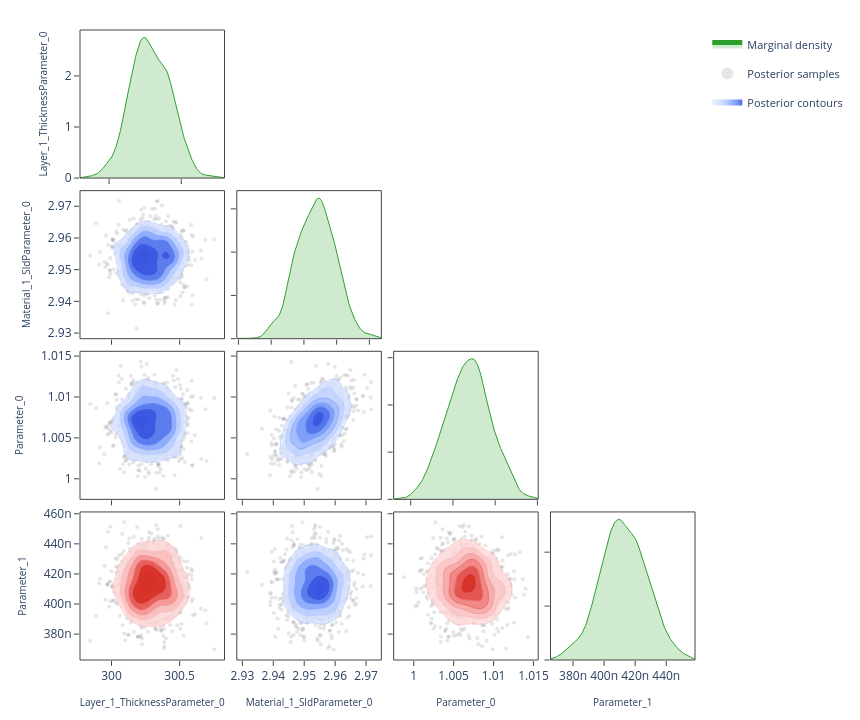

The cell this chart's notebook holds for it:
### Code cell
# ---- Corner plot ------------------------------------------------------------
# Pairwise correlations: marginal density on the diagonal, scatter samples
# and 2-D contours on the lower triangle.  Mirrors the "Corner Plot" sub-tab.

fig = plot_corner(posterior.draws, posterior.param_names)
fig.show()

### Figure 1 — Plotly figure (JSON) as saved in the notebook; plotly's stock layout.template omitted (floating-point values rounded to 4 significant figures; data arrays with more than 128 entries replaced by an {"elided": "..."} marker saying what was removed)
{"data": [{"fill": "tozeroy", "fillcolor": "rgba(44, 160, 44, 0.22)", "hoverinfo": "skip", "legendgroup": "marginal", "line": {"color": "rgb(44, 160, 44)", "width": 1}, "mode": "lines", "name": "Marginal density", "showlegend": true, "type": "scatter", "x": {"elided": "256 float values"}, "xaxis": "x", "y": {"elided": "256 float values"}, "yaxis": "y"}, {"hoverinfo": "skip", "legendgroup": "scatter", "marker": {"color": "rgba(140, 140, 140, 0.22)", "size": 4}, "mode": "markers", "name": "Posterior samples", "showlegend": true, "type": "scatter", "x": {"elided": "880 float values"}, "xaxis": "x5", "y": {"elided": "880 float values"}, "yaxis": "y5", "zorder": 0}, {"colorscale": [[0.0, "rgba(224, 233, 255, 0.62)"], [0.35, "rgba(183, 203, 255, 0.70)"], [0.6, "rgba(138, 169, 252, 0.78)"], [0.82, "rgba(96, 131, 242, 0.84)"], [1.0, "rgba(58, 86, 224, 0.90)"]], "connectgaps": false, "contours": {"coloring": "fill", "end": 152.2, "showlabels": false, "showlines": false, "size": 24.03, "start": 32.04}, "hoverinfo": "skip", "legendgroup": "contour", "name": "Posterior contours", "showlegend": true, "showscale": false, "type": "contour", "x": [299.8, 299.8, 299.8, 299.8, 299.8, 299.9, 299.9, 299.9, 299.9, 299.9, 299.9, 299.9, 300.0, 300.0, 300.0, 300.0, 300.0, 300.0, 300.0, 300.0, 300.1, 300.1, 300.1, 300.1, 300.1, 300.1, 300.1, 300.1, 300.2, 300.2, 300.2, 300.2, 300.2, 300.2, 300.2, 300.2, 300.3, 300.3, 300.3, 300.3, 300.3, 300.3, 300.3, 300.3, 300.4, 300.4, 300.4, 300.4, 300.4, 300.4, 300.4, 300.4, 300.5, 300.5, 300.5, 300.5, 300.5, 300.5, 300.5, 300.5, 300.6, 300.6, 300.6, 300.6, 300.6, 300.6, 300.6, 300.6, 300.7, 300.7, 300.7, 300.7, 300.7, 300.7, 300.7, 300.7, 300.8, 300.8, 300.8, 300.8], "xaxis": "x5", "y": [2.93, 2.93, 2.931, 2.931, 2.932, 2.932, 2.933, 2.933, 2.934, 2.935, 2.935, 2.936, 2.936, 2.937, 2.937, 2.938, 2.938, 2.939, 2.94, 2.94, 2.941, 2.941, 2.942, 2.942, 2.943, 2.943, 2.944, 2.945, 2.945, 2.946, 2.946, 2.947, 2.947, 2.948, 2.949, 2.949, 2.95, 2.95, 2.951, 2.951, 2.952, 2.952, 2.953, 2.954, 2.954, 2.955, 2.955, 2.956, 2.956, 2.957, 2.957, 2.958, 2.959, 2.959, 2.96, 2.96, 2.961, 2.961, 2.962, 2.962, 2.963, 2.964, 2.964, 2.965, 2.965, 2.966, 2.966, 2.967, 2.968, 2.968, 2.969, 2.969, 2.97, 2.97, 2.971, 2.971, 2.972, 2.973, 2.973, 2.974], "yaxis": "y5", "z": {"elided": "80x80 float values"}, "zmax": 152.2, "zmin": 32.04, "zorder": 1}, {"colorscale": [[0.0, "rgba(183, 203, 255, 0.94)"], [0.35, "rgba(183, 203, 255, 0.94)"], [0.35, "rgba(138, 169, 252, 0.95)"], [0.6, "rgba(138, 169, 252, 0.95)"], [0.6, "rgba(96, 131, 242, 0.96)"], [0.82, "rgba(96, 131, 242, 0.96)"], [0.82, "rgba(58, 86, 224, 0.98)"], [1.0, "rgba(58, 86, 224, 0.98)"]], "contours": {"coloring": "lines", "end": 152.2, "showlabels": false, "size": 24.03, "start": 32.04}, "hoverinfo": "skip", "legendgroup": "contour", "line": {"width": 0.9}, "showlegend": false, "showscale": false, "type": "contour", "x": [299.8, 299.8, 299.8, 299.8, 299.8, 299.9, 299.9, 299.9, 299.9, 299.9, 299.9, 299.9, 300.0, 300.0, 300.0, 300.0, 300.0, 300.0, 300.0, 300.0, 300.1, 300.1, 300.1, 300.1, 300.1, 300.1, 300.1, 300.1, 300.2, 300.2, 300.2, 300.2, 300.2, 300.2, 300.2, 300.2, 300.3, 300.3, 300.3, 300.3, 300.3, 300.3, 300.3, 300.3, 300.4, 300.4, 300.4, 300.4, 300.4, 300.4, 300.4, 300.4, 300.5, 300.5, 300.5, 300.5, 300.5, 300.5, 300.5, 300.5, 300.6, 300.6, 300.6, 300.6, 300.6, 300.6, 300.6, 300.6, 300.7, 300.7, 300.7, 300.7, 300.7, 300.7, 300.7, 300.7, 300.8, 300.8, 300.8, 300.8], "xaxis": "x5", "y": [2.93, 2.93, 2.931, 2.931, 2.932, 2.932, 2.933, 2.933, 2.934, 2.935, 2.935, 2.936, 2.936, 2.937, 2.937, 2.938, 2.938, 2.939, 2.94, 2.94, 2.941, 2.941, 2.942, 2.942, 2.943, 2.943, 2.944, 2.945, 2.945, 2.946, 2.946, 2.947, 2.947, 2.948, 2.949, 2.949, 2.95, 2.95, 2.951, 2.951, 2.952, 2.952, 2.953, 2.954, 2.954, 2.955, 2.955, 2.956, 2.956, 2.957, 2.957, 2.958, 2.959, 2.959, 2.96, 2.96, 2.961, 2.961, 2.962, 2.962, 2.963, 2.964, 2.964, 2.965, 2.965, 2.966, 2.966, 2.967, 2.968, 2.968, 2.969, 2.969, 2.97, 2.97, 2.971, 2.971, 2.972, 2.973, 2.973, 2.974], "yaxis": "y5", "z": {"elided": "80x80 float values"}, "zmax": 152.2, "zmin": 32.04, "zorder": 2}, {"fill": "tozeroy", "fillcolor": "rgba(44, 160, 44, 0.22)", "hoverinfo": "skip", "legendgroup": "marginal", "line": {"color": "rgb(44, 160, 44)", "width": 1}, "mode": "lines", "name": "Marginal density", "showlegend": false, "type": "scatter", "x": {"elided": "256 float values"}, "xaxis": "x6", "y": {"elided": "256 float values"}, "yaxis": "y6"}, {"hoverinfo": "skip", "legendgroup": "scatter", "marker": {"color": "rgba(140, 140, 140, 0.22)", "size": 4}, "mode": "markers", "name": "Posterior samples", "showlegend": false, "type": "scatter", "x": {"elided": "880 float values"}, "xaxis": "x9", "y": {"elided": "880 float values"}, "yaxis": "y9", "zorder": 0}, {"colorscale": [[0.0, "rgba(224, 233, 255, 0.62)"], [0.35, "rgba(183, 203, 255, 0.70)"], [0.6, "rgba(138, 169, 252, 0.78)"], [0.82, "rgba(96, 131, 242, 0.84)"], [1.0, "rgba(58, 86, 224, 0.90)"]], "connectgaps": false, "contours": {"coloring": "fill", "end": 370.2, "showlabels": false, "showlines": false, "size": 58.45, "start": 77.94}, "hoverinfo": "skip", "legendgroup": "contour", "name": "Posterior contours", "showlegend": false, "showscale": false, "type": "contour", "x": [299.8, 299.8, 299.8, 299.8, 299.8, 299.9, 299.9, 299.9, 299.9, 299.9, 299.9, 299.9, 300.0, 300.0, 300.0, 300.0, 300.0, 300.0, 300.0, 300.0, 300.1, 300.1, 300.1, 300.1, 300.1, 300.1, 300.1, 300.1, 300.2, 300.2, 300.2, 300.2, 300.2, 300.2, 300.2, 300.2, 300.3, 300.3, 300.3, 300.3, 300.3, 300.3, 300.3, 300.3, 300.4, 300.4, 300.4, 300.4, 300.4, 300.4, 300.4, 300.4, 300.5, 300.5, 300.5, 300.5, 300.5, 300.5, 300.5, 300.5, 300.6, 300.6, 300.6, 300.6, 300.6, 300.6, 300.6, 300.6, 300.7, 300.7, 300.7, 300.7, 300.7, 300.7, 300.7, 300.7, 300.8, 300.8, 300.8, 300.8], "xaxis": "x9", "y": [0.998, 0.9982, 0.9984, 0.9986, 0.9988, 0.9991, 0.9993, 0.9995, 0.9997, 0.9999, 1.0, 1.0, 1.001, 1.001, 1.001, 1.001, 1.001, 1.002, 1.002, 1.002, 1.002, 1.003, 1.003, 1.003, 1.003, 1.003, 1.004, 1.004, 1.004, 1.004, 1.004, 1.005, 1.005, 1.005, 1.005, 1.006, 1.006, 1.006, 1.006, 1.006, 1.007, 1.007, 1.007, 1.007, 1.008, 1.008, 1.008, 1.008, 1.008, 1.009, 1.009, 1.009, 1.009, 1.009, 1.01, 1.01, 1.01, 1.01, 1.011, 1.011, 1.011, 1.011, 1.011, 1.012, 1.012, 1.012, 1.012, 1.012, 1.013, 1.013, 1.013, 1.013, 1.014, 1.014, 1.014, 1.014, 1.014, 1.015, 1.015, 1.015], "yaxis": "y9", "z": {"elided": "80x80 float values"}, "zmax": 370.2, "zmin": 77.94, "zorder": 1}, {"colorscale": [[0.0, "rgba(183, 203, 255, 0.94)"], [0.35, "rgba(183, 203, 255, 0.94)"], [0.35, "rgba(138, 169, 252, 0.95)"], [0.6, "rgba(138, 169, 252, 0.95)"], [0.6, "rgba(96, 131, 242, 0.96)"], [0.82, "rgba(96, 131, 242, 0.96)"], [0.82, "rgba(58, 86, 224, 0.98)"], [1.0, "rgba(58, 86, 224, 0.98)"]], "contours": {"coloring": "lines", "end": 370.2, "showlabels": false, "size": 58.45, "start": 77.94}, "hoverinfo": "skip", "legendgroup": "contour", "line": {"width": 0.9}, "showlegend": false, "showscale": false, "type": "contour", "x": [299.8, 299.8, 299.8, 299.8, 299.8, 299.9, 299.9, 299.9, 299.9, 299.9, 299.9, 299.9, 300.0, 300.0, 300.0, 300.0, 300.0, 300.0, 300.0, 300.0, 300.1, 300.1, 300.1, 300.1, 300.1, 300.1, 300.1, 300.1, 300.2, 300.2, 300.2, 300.2, 300.2, 300.2, 300.2, 300.2, 300.3, 300.3, 300.3, 300.3, 300.3, 300.3, 300.3, 300.3, 300.4, 300.4, 300.4, 300.4, 300.4, 300.4, 300.4, 300.4, 300.5, 300.5, 300.5, 300.5, 300.5, 300.5, 300.5, 300.5, 300.6, 300.6, 300.6, 300.6, 300.6, 300.6, 300.6, 300.6, 300.7, 300.7, 300.7, 300.7, 300.7, 300.7, 300.7, 300.7, 300.8, 300.8, 300.8, 300.8], "xaxis": "x9", "y": [0.998, 0.9982, 0.9984, 0.9986, 0.9988, 0.9991, 0.9993, 0.9995, 0.9997, 0.9999, 1.0, 1.0, 1.001, 1.001, 1.001, 1.001, 1.001, 1.002, 1.002, 1.002, 1.002, 1.003, 1.003, 1.003, 1.003, 1.003, 1.004, 1.004, 1.004, 1.004, 1.004, 1.005, 1.005, 1.005, 1.005, 1.006, 1.006, 1.006, 1.006, 1.006, 1.007, 1.007, 1.007, 1.007, 1.008, 1.008, 1.008, 1.008, 1.008, 1.009, 1.009, 1.009, 1.009, 1.009, 1.01, 1.01, 1.01, 1.01, 1.011, 1.011, 1.011, 1.011, 1.011, 1.012, 1.012, 1.012, 1.012, 1.012, 1.013, 1.013, 1.013, 1.013, 1.014, 1.014, 1.014, 1.014, 1.014, 1.015, 1.015, 1.015], "yaxis": "y9", "z": {"elided": "80x80 float values"}, "zmax": 370.2, "zmin": 77.94, "zorder": 2}, {"hoverinfo": "skip", "legendgroup": "scatter", "marker": {"color": "rgba(140, 140, 140, 0.22)", "size": 4}, "mode": "markers", "name": "Posterior samples", "showlegend": false, "type": "scatter", "x": {"elided": "880 float values"}, "xaxis": "x10", "y": {"elided": "880 float values"}, "yaxis": "y10", "zorder": 0}, {"colorscale": [[0.0, "rgba(224, 233, 255, 0.62)"], [0.35, "rgba(183, 203, 255, 0.70)"], [0.6, "rgba(138, 169, 252, 0.78)"], [0.82, "rgba(96, 131, 242, 0.84)"], [1.0, "rgba(58, 86, 224, 0.90)"]], "connectgaps": false, "contours": {"coloring": "fill", "end": 10230.0, "showlabels": false, "showlines": false, "size": 1615.0, "start": 2154.0}, "hoverinfo": "skip", "legendgroup": "contour", "name": "Posterior contours", "showlegend": false, "showscale": false, "type": "contour", "x": [2.93, 2.93, 2.931, 2.931, 2.932, 2.932, 2.933, 2.933, 2.934, 2.935, 2.935, 2.936, 2.936, 2.937, 2.937, 2.938, 2.938, 2.939, 2.94, 2.94, 2.941, 2.941, 2.942, 2.942, 2.943, 2.943, 2.944, 2.945, 2.945, 2.946, 2.946, 2.947, 2.947, 2.948, 2.949, 2.949, 2.95, 2.95, 2.951, 2.951, 2.952, 2.952, 2.953, 2.954, 2.954, 2.955, 2.955, 2.956, 2.956, 2.957, 2.957, 2.958, 2.959, 2.959, 2.96, 2.96, 2.961, 2.961, 2.962, 2.962, 2.963, 2.964, 2.964, 2.965, 2.965, 2.966, 2.966, 2.967, 2.968, 2.968, 2.969, 2.969, 2.97, 2.97, 2.971, 2.971, 2.972, 2.973, 2.973, 2.974], "xaxis": "x10", "y": [0.998, 0.9982, 0.9984, 0.9986, 0.9988, 0.9991, 0.9993, 0.9995, 0.9997, 0.9999, 1.0, 1.0, 1.001, 1.001, 1.001, 1.001, 1.001, 1.002, 1.002, 1.002, 1.002, 1.003, 1.003, 1.003, 1.003, 1.003, 1.004, 1.004, 1.004, 1.004, 1.004, 1.005, 1.005, 1.005, 1.005, 1.006, 1.006, 1.006, 1.006, 1.006, 1.007, 1.007, 1.007, 1.007, 1.008, 1.008, 1.008, 1.008, 1.008, 1.009, 1.009, 1.009, 1.009, 1.009, 1.01, 1.01, 1.01, 1.01, 1.011, 1.011, 1.011, 1.011, 1.011, 1.012, 1.012, 1.012, 1.012, 1.012, 1.013, 1.013, 1.013, 1.013, 1.014, 1.014, 1.014, 1.014, 1.014, 1.015, 1.015, 1.015], "yaxis": "y10", "z": {"elided": "80x80 float values"}, "zmax": 10230.0, "zmin": 2154.0, "zorder": 1}, {"colorscale": [[0.0, "rgba(183, 203, 255, 0.94)"], [0.35, "rgba(183, 203, 255, 0.94)"], [0.35, "rgba(138, 169, 252, 0.95)"], [0.6, "rgba(138, 169, 252, 0.95)"], [0.6, "rgba(96, 131, 242, 0.96)"], [0.82, "rgba(96, 131, 242, 0.96)"], [0.82, "rgba(58, 86, 224, 0.98)"], [1.0, "rgba(58, 86, 224, 0.98)"]], "contours": {"coloring": "lines", "end": 10230.0, "showlabels": false, "size": 1615.0, "start": 2154.0}, "hoverinfo": "skip", "legendgroup": "contour", "line": {"width": 0.9}, "showlegend": false, "showscale": false, "type": "contour", "x": [2.93, 2.93, 2.931, 2.931, 2.932, 2.932, 2.933, 2.933, 2.934, 2.935, 2.935, 2.936, 2.936, 2.937, 2.937, 2.938, 2.938, 2.939, 2.94, 2.94, 2.941, 2.941, 2.942, 2.942, 2.943, 2.943, 2.944, 2.945, 2.945, 2.946, 2.946, 2.947, 2.947, 2.948, 2.949, 2.949, 2.95, 2.95, 2.951, 2.951, 2.952, 2.952, 2.953, 2.954, 2.954, 2.955, 2.955, 2.956, 2.956, 2.957, 2.957, 2.958, 2.959, 2.959, 2.96, 2.96, 2.961, 2.961, 2.962, 2.962, 2.963, 2.964, 2.964, 2.965, 2.965, 2.966, 2.966, 2.967, 2.968, 2.968, 2.969, 2.969, 2.97, 2.97, 2.971, 2.971, 2.972, 2.973, 2.973, 2.974], "xaxis": "x10", "y": [0.998, 0.9982, 0.9984, 0.9986, 0.9988, 0.9991, 0.9993, 0.9995, 0.9997, 0.9999, 1.0, 1.0, 1.001, 1.001, 1.001, 1.001, 1.001, 1.002, 1.002, 1.002, 1.002, 1.003, 1.003, 1.003, 1.003, 1.003, 1.004, 1.004, 1.004, 1.004, 1.004, 1.005, 1.005, 1.005, 1.005, 1.006, 1.006, 1.006, 1.006, 1.006, 1.007, 1.007, 1.007, 1.007, 1.008, 1.008, 1.008, 1.008, 1.008, 1.009, 1.009, 1.009, 1.009, 1.009, 1.01, 1.01, 1.01, 1.01, 1.011, 1.011, 1.011, 1.011, 1.011, 1.012, 1.012, 1.012, 1.012, 1.012, 1.013, 1.013, 1.013, 1.013, 1.014, 1.014, 1.014, 1.014, 1.014, 1.015, 1.015, 1.015], "yaxis": "y10", "z": {"elided": "80x80 float values"}, "zmax": 10230.0, "zmin": 2154.0, "zorder": 2}, {"fill": "tozeroy", "fillcolor": "rgba(44, 160, 44, 0.22)", "hoverinfo": "skip", "legendgroup": "marginal", "line": {"color": "rgb(44, 160, 44)", "width": 1}, "mode": "lines", "name": "Marginal density", "showlegend": false, "type": "scatter", "x": {"elided": "256 float values"}, "xaxis": "x11", "y": {"elided": "256 float values"}, "yaxis": "y11"}, {"hoverinfo": "skip", "legendgroup": "scatter", "marker": {"color": "rgba(140, 140, 140, 0.22)", "size": 4}, "mode": "markers", "name": "Posterior samples", "showlegend": false, "type": "scatter", "x": {"elided": "880 float values"}, "xaxis": "x13", "y": {"elided": "880 float values"}, "yaxis": "y13", "zorder": 0}, {"colorscale": [[0.0, "rgba(255, 224, 224, 0.62)"], [0.35, "rgba(250, 188, 188, 0.70)"], [0.6, "rgba(245, 148, 148, 0.78)"], [0.82, "rgba(237, 104, 104, 0.84)"], [1.0, "rgba(215, 48, 39, 0.90)"]], "connectgaps": false, "contours": {"coloring": "fill", "end": 62460000.0, "showlabels": false, "showlines": false, "size": 9861000.0, "start": 13150000.0}, "hoverinfo": "skip", "legendgroup": "contour", "name": "Posterior contours", "showlegend": false, "showscale": false, "type": "contour", "x": [299.8, 299.8, 299.8, 299.8, 299.8, 299.9, 299.9, 299.9, 299.9, 299.9, 299.9, 299.9, 300.0, 300.0, 300.0, 300.0, 300.0, 300.0, 300.0, 300.0, 300.1, 300.1, 300.1, 300.1, 300.1, 300.1, 300.1, 300.1, 300.2, 300.2, 300.2, 300.2, 300.2, 300.2, 300.2, 300.2, 300.3, 300.3, 300.3, 300.3, 300.3, 300.3, 300.3, 300.3, 300.4, 300.4, 300.4, 300.4, 300.4, 300.4, 300.4, 300.4, 300.5, 300.5, 300.5, 300.5, 300.5, 300.5, 300.5, 300.5, 300.6, 300.6, 300.6, 300.6, 300.6, 300.6, 300.6, 300.6, 300.7, 300.7, 300.7, 300.7, 300.7, 300.7, 300.7, 300.7, 300.8, 300.8, 300.8, 300.8], "xaxis": "x13", "y": [3.655e-07, 3.666e-07, 3.678e-07, 3.69e-07, 3.702e-07, 3.714e-07, 3.725e-07, 3.737e-07, 3.749e-07, 3.761e-07, 3.772e-07, 3.784e-07, 3.796e-07, 3.808e-07, 3.82e-07, 3.831e-07, 3.843e-07, 3.855e-07, 3.867e-07, 3.878e-07, 3.89e-07, 3.902e-07, 3.914e-07, 3.926e-07, 3.937e-07, 3.949e-07, 3.961e-07, 3.973e-07, 3.984e-07, 3.996e-07, 4.008e-07, 4.02e-07, 4.032e-07, 4.043e-07, 4.055e-07, 4.067e-07, 4.079e-07, 4.09e-07, 4.102e-07, 4.114e-07, 4.126e-07, 4.138e-07, 4.149e-07, 4.161e-07, 4.173e-07, 4.185e-07, 4.196e-07, 4.208e-07, 4.22e-07, 4.232e-07, 4.244e-07, 4.255e-07, 4.267e-07, 4.279e-07, 4.291e-07, 4.302e-07, 4.314e-07, 4.326e-07, 4.338e-07, 4.35e-07, 4.361e-07, 4.373e-07, 4.385e-07, 4.397e-07, 4.408e-07, 4.42e-07, 4.432e-07, 4.444e-07, 4.456e-07, 4.467e-07, 4.479e-07, 4.491e-07, 4.503e-07, 4.514e-07, 4.526e-07, 4.538e-07, 4.55e-07, 4.562e-07, 4.573e-07, 4.585e-07], "yaxis": "y13", "z": {"elided": "80x80 float values"}, "zmax": 62460000.0, "zmin": 13150000.0, "zorder": 1}, {"colorscale": [[0.0, "rgba(250, 188, 188, 0.94)"], [0.35, "rgba(250, 188, 188, 0.94)"], [0.35, "rgba(245, 148, 148, 0.95)"], [0.6, "rgba(245, 148, 148, 0.95)"], [0.6, "rgba(237, 104, 104, 0.96)"], [0.82, "rgba(237, 104, 104, 0.96)"], [0.82, "rgba(215, 48, 39, 0.98)"], [1.0, "rgba(215, 48, 39, 0.98)"]], "contours": {"coloring": "lines", "end": 62460000.0, "showlabels": false, "size": 9861000.0, "start": 13150000.0}, "hoverinfo": "skip", "legendgroup": "contour", "line": {"width": 0.9}, "showlegend": false, "showscale": false, "type": "contour", "x": [299.8, 299.8, 299.8, 299.8, 299.8, 299.9, 299.9, 299.9, 299.9, 299.9, 299.9, 299.9, 300.0, 300.0, 300.0, 300.0, 300.0, 300.0, 300.0, 300.0, 300.1, 300.1, 300.1, 300.1, 300.1, 300.1, 300.1, 300.1, 300.2, 300.2, 300.2, 300.2, 300.2, 300.2, 300.2, 300.2, 300.3, 300.3, 300.3, 300.3, 300.3, 300.3, 300.3, 300.3, 300.4, 300.4, 300.4, 300.4, 300.4, 300.4, 300.4, 300.4, 300.5, 300.5, 300.5, 300.5, 300.5, 300.5, 300.5, 300.5, 300.6, 300.6, 300.6, 300.6, 300.6, 300.6, 300.6, 300.6, 300.7, 300.7, 300.7, 300.7, 300.7, 300.7, 300.7, 300.7, 300.8, 300.8, 300.8, 300.8], "xaxis": "x13", "y": [3.655e-07, 3.666e-07, 3.678e-07, 3.69e-07, 3.702e-07, 3.714e-07, 3.725e-07, 3.737e-07, 3.749e-07, 3.761e-07, 3.772e-07, 3.784e-07, 3.796e-07, 3.808e-07, 3.82e-07, 3.831e-07, 3.843e-07, 3.855e-07, 3.867e-07, 3.878e-07, 3.89e-07, 3.902e-07, 3.914e-07, 3.926e-07, 3.937e-07, 3.949e-07, 3.961e-07, 3.973e-07, 3.984e-07, 3.996e-07, 4.008e-07, 4.02e-07, 4.032e-07, 4.043e-07, 4.055e-07, 4.067e-07, 4.079e-07, 4.09e-07, 4.102e-07, 4.114e-07, 4.126e-07, 4.138e-07, 4.149e-07, 4.161e-07, 4.173e-07, 4.185e-07, 4.196e-07, 4.208e-07, 4.22e-07, 4.232e-07, 4.244e-07, 4.255e-07, 4.267e-07, 4.279e-07, 4.291e-07, 4.302e-07, 4.314e-07, 4.326e-07, 4.338e-07, 4.35e-07, 4.361e-07, 4.373e-07, 4.385e-07, 4.397e-07, 4.408e-07, 4.42e-07, 4.432e-07, 4.444e-07, 4.456e-07, 4.467e-07, 4.479e-07, 4.491e-07, 4.503e-07, 4.514e-07, 4.526e-07, 4.538e-07, 4.55e-07, 4.562e-07, 4.573e-07, 4.585e-07], "yaxis": "y13", "z": {"elided": "80x80 float values"}, "zmax": 62460000.0, "zmin": 13150000.0, "zorder": 2}, {"hoverinfo": "skip", "legendgroup": "scatter", "marker": {"color": "rgba(140, 140, 140, 0.22)", "size": 4}, "mode": "markers", "name": "Posterior samples", "showlegend": false, "type": "scatter", "x": {"elided": "880 float values"}, "xaxis": "x14", "y": {"elided": "880 float values"}, "yaxis": "y14", "zorder": 0}, {"colorscale": [[0.0, "rgba(224, 233, 255, 0.62)"], [0.35, "rgba(183, 203, 255, 0.70)"], [0.6, "rgba(138, 169, 252, 0.78)"], [0.82, "rgba(96, 131, 242, 0.84)"], [1.0, "rgba(58, 86, 224, 0.90)"]], "connectgaps": false, "contours": {"coloring": "fill", "end": 1682000000.0, "showlabels": false, "showlines": false, "size": 265600000.0, "start": 354200000.0}, "hoverinfo": "skip", "legendgroup": "contour", "name": "Posterior contours", "showlegend": false, "showscale": false, "type": "contour", "x": [2.93, 2.93, 2.931, 2.931, 2.932, 2.932, 2.933, 2.933, 2.934, 2.935, 2.935, 2.936, 2.936, 2.937, 2.937, 2.938, 2.938, 2.939, 2.94, 2.94, 2.941, 2.941, 2.942, 2.942, 2.943, 2.943, 2.944, 2.945, 2.945, 2.946, 2.946, 2.947, 2.947, 2.948, 2.949, 2.949, 2.95, 2.95, 2.951, 2.951, 2.952, 2.952, 2.953, 2.954, 2.954, 2.955, 2.955, 2.956, 2.956, 2.957, 2.957, 2.958, 2.959, 2.959, 2.96, 2.96, 2.961, 2.961, 2.962, 2.962, 2.963, 2.964, 2.964, 2.965, 2.965, 2.966, 2.966, 2.967, 2.968, 2.968, 2.969, 2.969, 2.97, 2.97, 2.971, 2.971, 2.972, 2.973, 2.973, 2.974], "xaxis": "x14", "y": [3.655e-07, 3.666e-07, 3.678e-07, 3.69e-07, 3.702e-07, 3.714e-07, 3.725e-07, 3.737e-07, 3.749e-07, 3.761e-07, 3.772e-07, 3.784e-07, 3.796e-07, 3.808e-07, 3.82e-07, 3.831e-07, 3.843e-07, 3.855e-07, 3.867e-07, 3.878e-07, 3.89e-07, 3.902e-07, 3.914e-07, 3.926e-07, 3.937e-07, 3.949e-07, 3.961e-07, 3.973e-07, 3.984e-07, 3.996e-07, 4.008e-07, 4.02e-07, 4.032e-07, 4.043e-07, 4.055e-07, 4.067e-07, 4.079e-07, 4.09e-07, 4.102e-07, 4.114e-07, 4.126e-07, 4.138e-07, 4.149e-07, 4.161e-07, 4.173e-07, 4.185e-07, 4.196e-07, 4.208e-07, 4.22e-07, 4.232e-07, 4.244e-07, 4.255e-07, 4.267e-07, 4.279e-07, 4.291e-07, 4.302e-07, 4.314e-07, 4.326e-07, 4.338e-07, 4.35e-07, 4.361e-07, 4.373e-07, 4.385e-07, 4.397e-07, 4.408e-07, 4.42e-07, 4.432e-07, 4.444e-07, 4.456e-07, 4.467e-07, 4.479e-07, 4.491e-07, 4.503e-07, 4.514e-07, 4.526e-07, 4.538e-07, 4.55e-07, 4.562e-07, 4.573e-07, 4.585e-07], "yaxis": "y14", "z": {"elided": "80x80 float values"}, "zmax": 1682000000.0, "zmin": 354200000.0, "zorder": 1}, {"colorscale": [[0.0, "rgba(183, 203, 255, 0.94)"], [0.35, "rgba(183, 203, 255, 0.94)"], [0.35, "rgba(138, 169, 252, 0.95)"], [0.6, "rgba(138, 169, 252, 0.95)"], [0.6, "rgba(96, 131, 242, 0.96)"], [0.82, "rgba(96, 131, 242, 0.96)"], [0.82, "rgba(58, 86, 224, 0.98)"], [1.0, "rgba(58, 86, 224, 0.98)"]], "contours": {"coloring": "lines", "end": 1682000000.0, "showlabels": false, "size": 265600000.0, "start": 354200000.0}, "hoverinfo": "skip", "legendgroup": "contour", "line": {"width": 0.9}, "showlegend": false, "showscale": false, "type": "contour", "x": [2.93, 2.93, 2.931, 2.931, 2.932, 2.932, 2.933, 2.933, 2.934, 2.935, 2.935, 2.936, 2.936, 2.937, 2.937, 2.938, 2.938, 2.939, 2.94, 2.94, 2.941, 2.941, 2.942, 2.942, 2.943, 2.943, 2.944, 2.945, 2.945, 2.946, 2.946, 2.947, 2.947, 2.948, 2.949, 2.949, 2.95, 2.95, 2.951, 2.951, 2.952, 2.952, 2.953, 2.954, 2.954, 2.955, 2.955, 2.956, 2.956, 2.957, 2.957, 2.958, 2.959, 2.959, 2.96, 2.96, 2.961, 2.961, 2.962, 2.962, 2.963, 2.964, 2.964, 2.965, 2.965, 2.966, 2.966, 2.967, 2.968, 2.968, 2.969, 2.969, 2.97, 2.97, 2.971, 2.971, 2.972, 2.973, 2.973, 2.974], "xaxis": "x14", "y": [3.655e-07, 3.666e-07, 3.678e-07, 3.69e-07, 3.702e-07, 3.714e-07, 3.725e-07, 3.737e-07, 3.749e-07, 3.761e-07, 3.772e-07, 3.784e-07, 3.796e-07, 3.808e-07, 3.82e-07, 3.831e-07, 3.843e-07, 3.855e-07, 3.867e-07, 3.878e-07, 3.89e-07, 3.902e-07, 3.914e-07, 3.926e-07, 3.937e-07, 3.949e-07, 3.961e-07, 3.973e-07, 3.984e-07, 3.996e-07, 4.008e-07, 4.02e-07, 4.032e-07, 4.043e-07, 4.055e-07, 4.067e-07, 4.079e-07, 4.09e-07, 4.102e-07, 4.114e-07, 4.126e-07, 4.138e-07, 4.149e-07, 4.161e-07, 4.173e-07, 4.185e-07, 4.196e-07, 4.208e-07, 4.22e-07, 4.232e-07, 4.244e-07, 4.255e-07, 4.267e-07, 4.279e-07, 4.291e-07, 4.302e-07, 4.314e-07, 4.326e-07, 4.338e-07, 4.35e-07, 4.361e-07, 4.373e-07, 4.385e-07, 4.397e-07, 4.408e-07, 4.42e-07, 4.432e-07, 4.444e-07, 4.456e-07, 4.467e-07, 4.479e-07, 4.491e-07, 4.503e-07, 4.514e-07, 4.526e-07, 4.538e-07, 4.55e-07, 4.562e-07, 4.573e-07, 4.585e-07], "yaxis": "y14", "z": {"elided": "80x80 float values"}, "zmax": 1682000000.0, "zmin": 354200000.0, "zorder": 2}, {"hoverinfo": "skip", "legendgroup": "scatter", "marker": {"color": "rgba(140, 140, 140, 0.22)", "size": 4}, "mode": "markers", "name": "Posterior samples", "showlegend": false, "type": "scatter", "x": {"elided": "880 float values"}, "xaxis": "x15", "y": {"elided": "880 float values"}, "yaxis": "y15", "zorder": 0}, {"colorscale": [[0.0, "rgba(255, 224, 224, 0.62)"], [0.35, "rgba(250, 188, 188, 0.70)"], [0.6, "rgba(245, 148, 148, 0.78)"], [0.82, "rgba(237, 104, 104, 0.84)"], [1.0, "rgba(215, 48, 39, 0.90)"]], "connectgaps": false, "contours": {"coloring": "fill", "end": 3469000000.0, "showlabels": false, "showlines": false, "size": 547800000.0, "start": 730300000.0}, "hoverinfo": "skip", "legendgroup": "contour", "name": "Posterior contours", "showlegend": false, "showscale": false, "type": "contour", "x": [0.998, 0.9982, 0.9984, 0.9986, 0.9988, 0.9991, 0.9993, 0.9995, 0.9997, 0.9999, 1.0, 1.0, 1.001, 1.001, 1.001, 1.001, 1.001, 1.002, 1.002, 1.002, 1.002, 1.003, 1.003, 1.003, 1.003, 1.003, 1.004, 1.004, 1.004, 1.004, 1.004, 1.005, 1.005, 1.005, 1.005, 1.006, 1.006, 1.006, 1.006, 1.006, 1.007, 1.007, 1.007, 1.007, 1.008, 1.008, 1.008, 1.008, 1.008, 1.009, 1.009, 1.009, 1.009, 1.009, 1.01, 1.01, 1.01, 1.01, 1.011, 1.011, 1.011, 1.011, 1.011, 1.012, 1.012, 1.012, 1.012, 1.012, 1.013, 1.013, 1.013, 1.013, 1.014, 1.014, 1.014, 1.014, 1.014, 1.015, 1.015, 1.015], "xaxis": "x15", "y": [3.655e-07, 3.666e-07, 3.678e-07, 3.69e-07, 3.702e-07, 3.714e-07, 3.725e-07, 3.737e-07, 3.749e-07, 3.761e-07, 3.772e-07, 3.784e-07, 3.796e-07, 3.808e-07, 3.82e-07, 3.831e-07, 3.843e-07, 3.855e-07, 3.867e-07, 3.878e-07, 3.89e-07, 3.902e-07, 3.914e-07, 3.926e-07, 3.937e-07, 3.949e-07, 3.961e-07, 3.973e-07, 3.984e-07, 3.996e-07, 4.008e-07, 4.02e-07, 4.032e-07, 4.043e-07, 4.055e-07, 4.067e-07, 4.079e-07, 4.09e-07, 4.102e-07, 4.114e-07, 4.126e-07, 4.138e-07, 4.149e-07, 4.161e-07, 4.173e-07, 4.185e-07, 4.196e-07, 4.208e-07, 4.22e-07, 4.232e-07, 4.244e-07, 4.255e-07, 4.267e-07, 4.279e-07, 4.291e-07, 4.302e-07, 4.314e-07, 4.326e-07, 4.338e-07, 4.35e-07, 4.361e-07, 4.373e-07, 4.385e-07, 4.397e-07, 4.408e-07, 4.42e-07, 4.432e-07, 4.444e-07, 4.456e-07, 4.467e-07, 4.479e-07, 4.491e-07, 4.503e-07, 4.514e-07, 4.526e-07, 4.538e-07, 4.55e-07, 4.562e-07, 4.573e-07, 4.585e-07], "yaxis": "y15", "z": {"elided": "80x80 float values"}, "zmax": 3469000000.0, "zmin": 730300000.0, "zorder": 1}, {"colorscale": [[0.0, "rgba(250, 188, 188, 0.94)"], [0.35, "rgba(250, 188, 188, 0.94)"], [0.35, "rgba(245, 148, 148, 0.95)"], [0.6, "rgba(245, 148, 148, 0.95)"], [0.6, "rgba(237, 104, 104, 0.96)"], [0.82, "rgba(237, 104, 104, 0.96)"], [0.82, "rgba(215, 48, 39, 0.98)"], [1.0, "rgba(215, 48, 39, 0.98)"]], "contours": {"coloring": "lines", "end": 3469000000.0, "showlabels": false, "size": 547800000.0, "start": 730300000.0}, "hoverinfo": "skip", "legendgroup": "contour", "line": {"width": 0.9}, "showlegend": false, "showscale": false, "type": "contour", "x": [0.998, 0.9982, 0.9984, 0.9986, 0.9988, 0.9991, 0.9993, 0.9995, 0.9997, 0.9999, 1.0, 1.0, 1.001, 1.001, 1.001, 1.001, 1.001, 1.002, 1.002, 1.002, 1.002, 1.003, 1.003, 1.003, 1.003, 1.003, 1.004, 1.004, 1.004, 1.004, 1.004, 1.005, 1.005, 1.005, 1.005, 1.006, 1.006, 1.006, 1.006, 1.006, 1.007, 1.007, 1.007, 1.007, 1.008, 1.008, 1.008, 1.008, 1.008, 1.009, 1.009, 1.009, 1.009, 1.009, 1.01, 1.01, 1.01, 1.01, 1.011, 1.011, 1.011, 1.011, 1.011, 1.012, 1.012, 1.012, 1.012, 1.012, 1.013, 1.013, 1.013, 1.013, 1.014, 1.014, 1.014, 1.014, 1.014, 1.015, 1.015, 1.015], "xaxis": "x15", "y": [3.655e-07, 3.666e-07, 3.678e-07, 3.69e-07, 3.702e-07, 3.714e-07, 3.725e-07, 3.737e-07, 3.749e-07, 3.761e-07, 3.772e-07, 3.784e-07, 3.796e-07, 3.808e-07, 3.82e-07, 3.831e-07, 3.843e-07, 3.855e-07, 3.867e-07, 3.878e-07, 3.89e-07, 3.902e-07, 3.914e-07, 3.926e-07, 3.937e-07, 3.949e-07, 3.961e-07, 3.973e-07, 3.984e-07, 3.996e-07, 4.008e-07, 4.02e-07, 4.032e-07, 4.043e-07, 4.055e-07, 4.067e-07, 4.079e-07, 4.09e-07, 4.102e-07, 4.114e-07, 4.126e-07, 4.138e-07, 4.149e-07, 4.161e-07, 4.173e-07, 4.185e-07, 4.196e-07, 4.208e-07, 4.22e-07, 4.232e-07, 4.244e-07, 4.255e-07, 4.267e-07, 4.279e-07, 4.291e-07, 4.302e-07, 4.314e-07, 4.326e-07, 4.338e-07, 4.35e-07, 4.361e-07, 4.373e-07, 4.385e-07, 4.397e-07, 4.408e-07, 4.42e-07, 4.432e-07, 4.444e-07, 4.456e-07, 4.467e-07, 4.479e-07, 4.491e-07, 4.503e-07, 4.514e-07, 4.526e-07, 4.538e-07, 4.55e-07, 4.562e-07, 4.573e-07, 4.585e-07], "yaxis": "y15", "z": {"elided": "80x80 float values"}, "zmax": 3469000000.0, "zmin": 730300000.0, "zorder": 2}, {"fill": "tozeroy", "fillcolor": "rgba(44, 160, 44, 0.22)", "hoverinfo": "skip", "legendgroup": "marginal", "line": {"color": "rgb(44, 160, 44)", "width": 1}, "mode": "lines", "name": "Marginal density", "showlegend": false, "type": "scatter", "x": {"elided": "256 float values"}, "xaxis": "x16", "y": {"elided": "256 float values"}, "yaxis": "y16"}], "layout": {"height": 720, "legend": {"font": {"size": 11}, "itemsizing": "constant", "orientation": "v", "x": 1.02, "xanchor": "left", "y": 1.0, "yanchor": "top"}, "margin": {"b": 60, "l": 80, "r": 160, "t": 30}, "plot_bgcolor": "white", "shapes": [{"fillcolor": "rgba(0,0,0,0)", "layer": "above", "line": {"color": "#444", "width": 1}, "type": "rect", "x0": 0, "x1": 1, "xref": "x domain", "y0": 0, "y1": 1, "yref": "y domain"}, {"fillcolor": "rgba(0,0,0,0)", "layer": "above", "line": {"color": "#444", "width": 1}, "type": "rect", "x0": 0, "x1": 1, "xref": "x5 domain", "y0": 0, "y1": 1, "yref": "y5 domain"}, {"fillcolor": "rgba(0,0,0,0)", "layer": "above", "line": {"color": "#444", "width": 1}, "type": "rect", "x0": 0, "x1": 1, "xref": "x6 domain", "y0": 0, "y1": 1, "yref": "y6 domain"}, {"fillcolor": "rgba(0,0,0,0)", "layer": "above", "line": {"color": "#444", "width": 1}, "type": "rect", "x0": 0, "x1": 1, "xref": "x9 domain", "y0": 0, "y1": 1, "yref": "y9 domain"}, {"fillcolor": "rgba(0,0,0,0)", "layer": "above", "line": {"color": "#444", "width": 1}, "type": "rect", "x0": 0, "x1": 1, "xref": "x10 domain", "y0": 0, "y1": 1, "yref": "y10 domain"}, {"fillcolor": "rgba(0,0,0,0)", "layer": "above", "line": {"color": "#444", "width": 1}, "type": "rect", "x0": 0, "x1": 1, "xref": "x11 domain", "y0": 0, "y1": 1, "yref": "y11 domain"}, {"fillcolor": "rgba(0,0,0,0)", "layer": "above", "line": {"color": "#444", "width": 1}, "type": "rect", "x0": 0, "x1": 1, "xref": "x13 domain", "y0": 0, "y1": 1, "yref": "y13 domain"}, {"fillcolor": "rgba(0,0,0,0)", "layer": "above", "line": {"color": "#444", "width": 1}, "type": "rect", "x0": 0, "x1": 1, "xref": "x14 domain", "y0": 0, "y1": 1, "yref": "y14 domain"}, {"fillcolor": "rgba(0,0,0,0)", "layer": "above", "line": {"color": "#444", "width": 1}, "type": "rect", "x0": 0, "x1": 1, "xref": "x15 domain", "y0": 0, "y1": 1, "yref": "y15 domain"}, {"fillcolor": "rgba(0,0,0,0)", "layer": "above", "line": {"color": "#444", "width": 1}, "type": "rect", "x0": 0, "x1": 1, "xref": "x16 domain", "y0": 0, "y1": 1, "yref": "y16 domain"}], "showlegend": true, "width": 860, "xaxis": {"anchor": "y", "domain": [0.0, 0.235], "showgrid": false, "showticklabels": false, "ticks": "outside", "zeroline": false}, "xaxis10": {"anchor": "y10", "domain": [0.255, 0.49], "showgrid": false, "showticklabels": false, "ticks": "outside", "zeroline": false}, "xaxis11": {"anchor": "y11", "domain": [0.51, 0.745], "showgrid": false, "showticklabels": false, "ticks": "outside", "zeroline": false}, "xaxis12": {"anchor": "y12", "domain": [0.765, 1.0], "showgrid": false, "ticks": "outside", "visible": false, "zeroline": false}, "xaxis13": {"anchor": "y13", "domain": [0.0, 0.235], "showgrid": false, "ticks": "outside", "title": {"font": {"size": 10}, "text": "Layer_1_ThicknessParameter_0"}, "zeroline": false}, "xaxis14": {"anchor": "y14", "domain": [0.255, 0.49], "showgrid": false, "ticks": "outside", "title": {"font": {"size": 10}, "text": "Material_1_SldParameter_0"}, "zeroline": false}, "xaxis15": {"anchor": "y15", "domain": [0.51, 0.745], "showgrid": false, "ticks": "outside", "title": {"font": {"size": 10}, "text": "Parameter_0"}, "zeroline": false}, "xaxis16": {"anchor": "y16", "domain": [0.765, 1.0], "showgrid": false, "ticks": "outside", "title": {"font": {"size": 10}, "text": "Parameter_1"}, "zeroline": false}, "xaxis2": {"anchor": "y2", "domain": [0.255, 0.49], "showgrid": false, "ticks": "outside", "visible": false, "zeroline": false}, "xaxis3": {"anchor": "y3", "domain": [0.51, 0.745], "showgrid": false, "ticks": "outside", "visible": false, "zeroline": false}, "xaxis4": {"anchor": "y4", "domain": [0.765, 1.0], "showgrid": false, "ticks": "outside", "visible": false, "zeroline": false}, "xaxis5": {"anchor": "y5", "domain": [0.0, 0.235], "showgrid": false, "showticklabels": false, "ticks": "outside", "zeroline": false}, "xaxis6": {"anchor": "y6", "domain": [0.255, 0.49], "showgrid": false, "showticklabels": false, "ticks": "outside", "zeroline": false}, "xaxis7": {"anchor": "y7", "domain": [0.51, 0.745], "showgrid": false, "ticks": "outside", "visible": false, "zeroline": false}, "xaxis8": {"anchor": "y8", "domain": [0.765, 1.0], "showgrid": false, "ticks": "outside", "visible": false, "zeroline": false}, "xaxis9": {"anchor": "y9", "domain": [0.0, 0.235], "showgrid": false, "showticklabels": false, "ticks": "outside", "zeroline": false}, "yaxis": {"anchor": "x", "domain": [0.765, 1.0], "showgrid": false, "ticks": "outside", "title": {"font": {"size": 10}, "text": "Layer_1_ThicknessParameter_0"}, "zeroline": false}, "yaxis10": {"anchor": "x10", "domain": [0.255, 0.49], "showgrid": false, "showticklabels": false, "ticks": "outside", "zeroline": false}, "yaxis11": {"anchor": "x11", "domain": [0.255, 0.49], "showgrid": false, "showticklabels": false, "ticks": "outside", "zeroline": false}, "yaxis12": {"anchor": "x12", "domain": [0.255, 0.49], "showgrid": false, "ticks": "outside", "visible": false, "zeroline": false}, "yaxis13": {"anchor": "x13", "domain": [0.0, 0.235], "showgrid": false, "ticks": "outside", "title": {"font": {"size": 10}, "text": "Parameter_1"}, "zeroline": false}, "yaxis14": {"anchor": "x14", "domain": [0.0, 0.235], "showgrid": false, "showticklabels": false, "ticks": "outside", "zeroline": false}, "yaxis15": {"anchor": "x15", "domain": [0.0, 0.235], "showgrid": false, "showticklabels": false, "ticks": "outside", "zeroline": false}, "yaxis16": {"anchor": "x16", "domain": [0.0, 0.235], "showgrid": false, "showticklabels": false, "ticks": "outside", "zeroline": false}, "yaxis2": {"anchor": "x2", "domain": [0.765, 1.0], "showgrid": false, "ticks": "outside", "visible": false, "zeroline": false}, "yaxis3": {"anchor": "x3", "domain": [0.765, 1.0], "showgrid": false, "ticks": "outside", "visible": false, "zeroline": false}, "yaxis4": {"anchor": "x4", "domain": [0.765, 1.0], "showgrid": false, "ticks": "outside", "visible": false, "zeroline": false}, "yaxis5": {"anchor": "x5", "domain": [0.51, 0.745], "showgrid": false, "ticks": "outside", "title": {"font": {"size": 10}, "text": "Material_1_SldParameter_0"}, "zeroline": false}, "yaxis6": {"anchor": "x6", "domain": [0.51, 0.745], "showgrid": false, "showticklabels": false, "ticks": "outside", "zeroline": false}, "yaxis7": {"anchor": "x7", "domain": [0.51, 0.745], "showgrid": false, "ticks": "outside", "visible": false, "zeroline": false}, "yaxis8": {"anchor": "x8", "domain": [0.51, 0.745], "showgrid": false, "ticks": "outside", "visible": false, "zeroline": false}, "yaxis9": {"anchor": "x9", "domain": [0.255, 0.49], "showgrid": false, "ticks": "outside", "title": {"font": {"size": 10}, "text": "Parameter_0"}, "zeroline": false}}}
